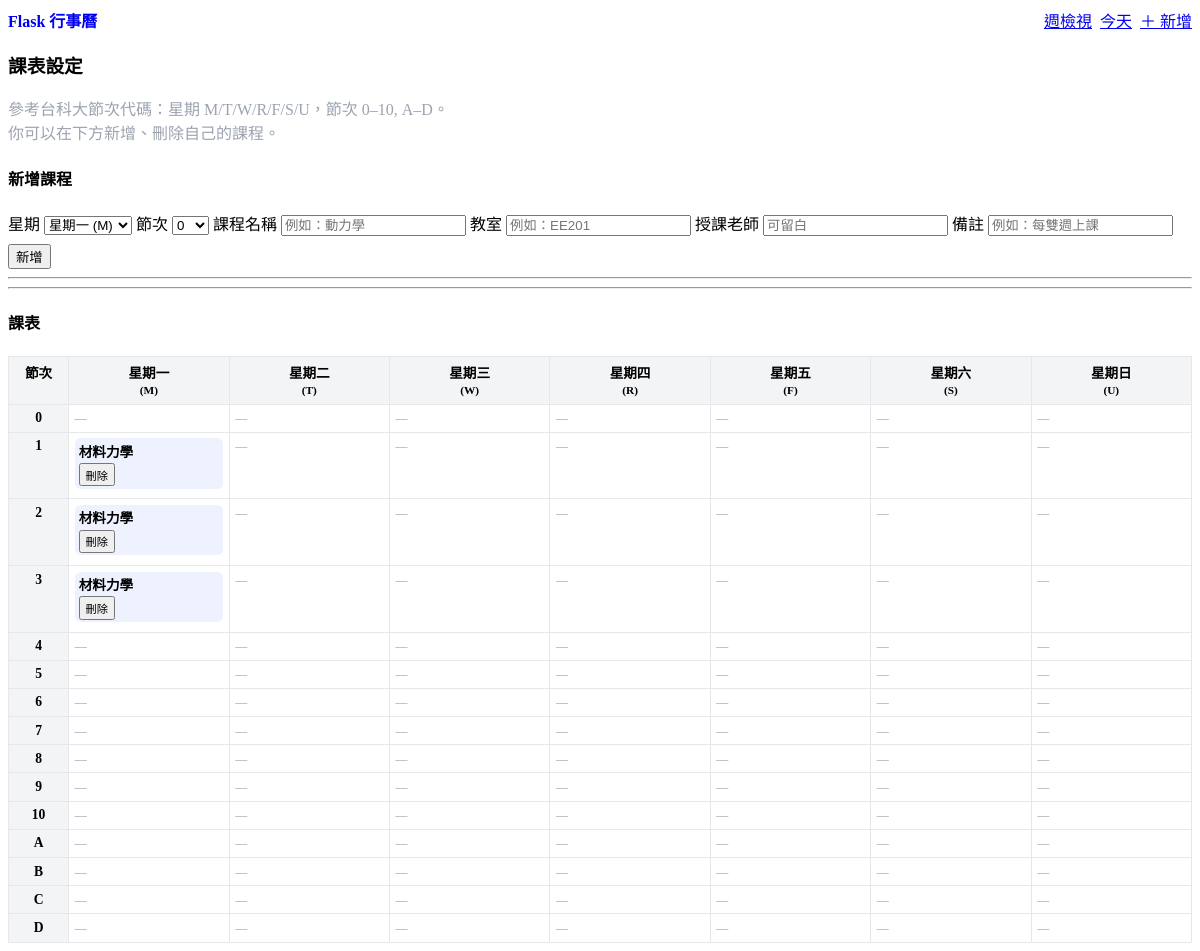
Page /timetable on the committed database.
### app.py (models this page shows)
class TimetableEntry(db.Model):
    __tablename__ = "timetable_entries"
    id = db.Column(db.Integer, primary_key=True)
    weekday_code = db.Column(db.String(1), nullable=False)
    section = db.Column(db.String(2), nullable=False)
    course_name = db.Column(db.String(120), nullable=False)
    classroom = db.Column(db.String(50), nullable=True)
    teacher = db.Column(db.String(50), nullable=True)
    note = db.Column(db.String(200), nullable=True)

### app.py (the view)
@app.route("/timetable", methods=["GET"])
def timetable():
    entries = (
        TimetableEntry.query
        .order_by(TimetableEntry.weekday_code.asc(), TimetableEntry.section.asc())
        .all()
    )
    entries_by_key = {}
    for e in entries:
        entries_by_key.setdefault((e.weekday_code, e.section), []).append(e)
    merged_cells = {}  # key: (weekday_code, section) -> {"entry": e, "rowspan": n}
    skip_slots = set()  # 被上方合併覆蓋掉的 (weekday_code, section)
    for weekday_code, _ in WEEKDAY_CHOICES:
        sec_list = SECTION_CHOICES
        i = 0
        while i < len(sec_list):
            sec = sec_list[i]
            key = (weekday_code, sec)
            slot_entries = entries_by_key.get(key, [])
            if len(slot_entries) != 1:
                i += 1
                continue
            e0 = slot_entries[0]
            span = 1
            j = i + 1
            while j < len(sec_list):
                next_sec = sec_list[j]
                key2 = (weekday_code, next_sec)
                slot_entries2 = entries_by_key.get(key2, [])
                if len(slot_entries2) != 1:
                    break
                e2 = slot_entries2[0]
                if (
                    e2.course_name == e0.course_name
                    and (e2.classroom or "") == (e0.classroom or "")
                    and (e2.teacher or "") == (e0.teacher or "")
                    and (e2.note or "") == (e0.note or "")
                ):
                    span += 1
                    skip_slots.add((weekday_code, next_sec))
                    j += 1
                else:
                    break
            merged_cells[key] = {"entry": e0, "rowspan": span}
            i = j
    return render_template(
        "timetable.html",
        WEEKDAY_CHOICES=WEEKDAY_CHOICES,
        SECTION_CHOICES=SECTION_CHOICES,
        entries_by_key=entries_by_key,
        entries=entries,
        merged_cells=merged_cells,
        skip_slots=skip_slots,
    )

### templates/timetable.html (shortened to what this page needs)
{% extends "base.html" %}
{% block content %}
<h3>課表設定</h3>
<p class="muted">
  參考台科大節次代碼：星期 M/T/W/R/F/S/U，節次 0–10, A–D。<br>
  你可以在下方新增、刪除自己的課程。
</p>
<section>
  <h4>新增課程</h4>
  <form method="post" action="{{ url_for('timetable_add') }}">
    <div class="grid">
      <label>星期
        <select name="weekday_code" required>
          {% for code, label in WEEKDAY_CHOICES %}
            <option value="{{ code }}">{{ label }} ({{ code }})</option>
          {% endfor %}
        </select>
      </label>
      <label>節次
        <select name="section" required>
          {% for sec in SECTION_CHOICES %}
            <option value="{{ sec }}">{{ sec }}</option>
          {% endfor %}
        </select>
      </label>
      <label>課程名稱
        <input name="course_name" required placeholder="例如：動力學">
      </label>
      <label>教室
        <input name="classroom" placeholder="例如：EE201">
      </label>
      <label>授課老師
        <input name="teacher" placeholder="可留白">
      </label>
      <label>備註
        <input name="note" placeholder="例如：每雙週上課">
      </label>
    </div>
    <button type="submit" style="margin-top:.5rem;">新增</button>
  </form>
</section>
<hr>
<hr>
<section style="margin-top:1rem;">
  <h4>課表</h4>
  {% if entries|length == 0 %}
    <p class="muted">尚未新增任何課程，上方先新增幾筆吧。</p>
  {% else %}
    <table class="tt-table">
      <thead>
        <tr>
          <th class="tt-section-col">節次</th>
          {% for code, label in WEEKDAY_CHOICES %}
            <th>{{ label }}<br><small>({{ code }})</small></th>
          {% endfor %}
        </tr>
      </thead>
      <tbody>
        {% for sec in SECTION_CHOICES %}
          <tr>
            <th class="tt-section-col">{{ sec }}</th>
            {% for code, label in WEEKDAY_CHOICES %}
              {% set slot_entries = entries_by_key.get((code, sec), []) %}
              <td>
                {% if slot_entries|length == 0 %}
                  <span class="muted" style="font-size:0.75rem;">—</span>
                {% else %}
                  {% for e in slot_entries %}
                    <div class="tt-slot">
                      <div class="tt-slot-title">{{ e.course_name }}</div>
                      <div class="tt-slot-actions">
                        <form method="post"
                              action="{{ url_for('timetable_delete', entry_id=e.id) }}"
                              style="display:inline;">
                          <button class="secondary outline"
                                  onclick="return confirm('刪除此課程？');">
                            刪除
                          </button>
                        </form>
                      </div>
                    </div>
                  {% endfor %}
                {% endif %}
              </td>
            {% endfor %}
          </tr>
        {% endfor %}
      </tbody>
    </table>
  {% endif %}
</section>
{% endblock %}

### templates/base.html (style rules this page uses)
.muted { color:#9ca3af; }

### templates/timetable.html (style rules this page uses)
.tt-table { width: 100%; border-collapse: collapse; table-layout: fixed; }
.tt-table th, .tt-table td { border: 1px solid #e5e7eb; padding: 0.35rem; vertical-align: top; font-size: 0.85rem; }
.tt-table th { background: #f3f4f6; text-align: center; }
.tt-section-col { width: 3rem; }
.tt-slot { margin-bottom: 0.25rem; padding: 0.15rem 0.25rem; border-radius: 0.35rem; background: #eef2ff; }
.tt-slot-title { font-weight: 600; }
.tt-slot-actions { margin-top: 0.15rem; }
.tt-slot-actions button { font-size: 0.7rem; padding: 0.1rem 0.3rem; }

### rows in the picture
TimetableEntry: course_name "材料力學"
TimetableEntry: course_name "材料力學"
TimetableEntry: course_name "材料力學"

### other values in the picture
{{ label }} "星期一" "星期二" "星期三" "星期四" "星期五" "星期六" "星期日"
{{ code }} "M" "T" "W" "R" "F" "S" "U"
{{ sec }} "0" "1" "2" "3" "4" "5" "6" "7" "8" "9" "10" "A" "B" "C" "D"
form field weekday_code "星期一 (M)"
form field section "0"
